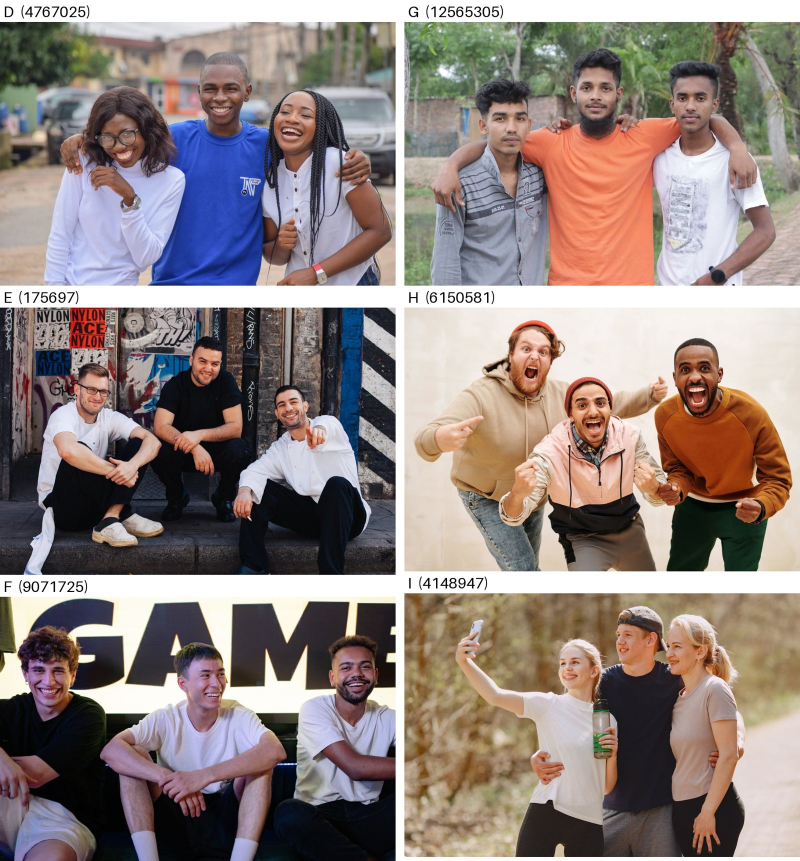
#> input picture artifacts/quality-sections/spec-v2/group-options-2.jpg, 1600 x 1721 px (shown at 1/2 size)
$ python place_spec.py group-options-2.jpg group-options-3.jpg
#> lines starting #> are read from the running program, lines starting #| are printed output that depends on the picture; after the words box and inside, x2 and y2 are one past the last pixel; in counts of white or black regions, pixels touching at a corner belong together; pictures that were not available may be replaced by others from this repository, and a replacement may not be noted
### artifacts/quality-sections/zoom-v2/place_logo.py
"""Print the real logo onto a worn shirt: same proportions on every frame.

Size: 0.73 of the collar's outer width. Position: centred on the shirt's centre
front (the lowest point of the collar curve), its top 0.59 logo widths below the
collar band, measured along the slanted centre line. Angle: the logo is rotated
to the slope of the shirt across the chest. It then bends with the fabric: the
ink is displaced along the shirt's own shading (folds), and takes the shirt's
light and shadow. Hands, straps and skin stay in front.
"""
import sys
import numpy as np
from PIL import Image, ImageFilter
sys.path.insert(0, __import__('os').path.dirname(__file__))
from printlay import LOGO, _bilinear


def _fblur(a, r, n=3):
    # float box blur repeated n times (close to a Gaussian), no 8-bit clipping
    for _ in range(n):
        p = np.pad(a, r, mode='edge').cumsum(0).cumsum(1)
        p = np.pad(p, ((1, 0), (1, 0)))
        k = 2 * r + 1
        a = (p[k:, k:] - p[:-k, k:] - p[k:, :-k] + p[:-k, :-k]) / (k * k)
    return a


def _logo_alpha(width):
    lg = Image.open(LOGO).convert('RGBA')
    a = np.array(lg)[..., 3]
    ys, xs = np.nonzero(a > 20)
    crop = lg.crop((xs.min(), ys.min(), xs.max() + 1, ys.max() + 1)).split()[3]
    s = width / crop.width
    return crop.resize((max(1, round(crop.width * s)), max(1, round(crop.height * s))), Image.LANCZOS)


def place(frame, front, collar_w, angle_deg, bend=3.5, out=None):
#> called with frame = 'group-options-2.jpg', front = (1155, 682), collar_w = 125, angle_deg = 0, bend = 2.5, out = 'group-options-3.jpg.tmp.png'
    im = Image.open(frame).convert('RGB')
#> im is the input picture: PIL image 1600x1721 RGB; mean R, G, B 144, 130.9, 126.8
    img = np.asarray(im, np.float32)
    H, W = img.shape[:2]
#> H = 1721; W = 1600
    Lw = 0.73 * collar_w
    la = _logo_alpha(Lw)
#> in _logo_alpha, `a = np.array(lg)[..., 3]`: a: shape (1721, 1600); every value is 255
#> in _logo_alpha, `return crop.resize((max(1, round(crop.width * s)), max(1, round(crop.h..`: returned value: PIL image 91x98 L; every value is 255
    lh = la.height
#> lh = 98
    th = np.radians(angle_deg)
    down = np.array([-np.sin(th), np.cos(th)])          # along the slanted centre line
    centre = np.array(front, float) + down * (0.59 * Lw + lh / 2)
#> centre = [1155, 784.8]
    # rotate (PIL rotates counter-clockwise for positive angles)
    rot = la.rotate(-angle_deg, resample=Image.BICUBIC, expand=True)
    alpha = np.zeros((H, W), np.float32)
    px, py = int(round(centre[0] - rot.width / 2)), int(round(centre[1] - rot.height / 2))
#> px = 1110; py = 736
    alpha[py:py + rot.height, px:px + rot.width] = np.asarray(rot, np.float32) / 255
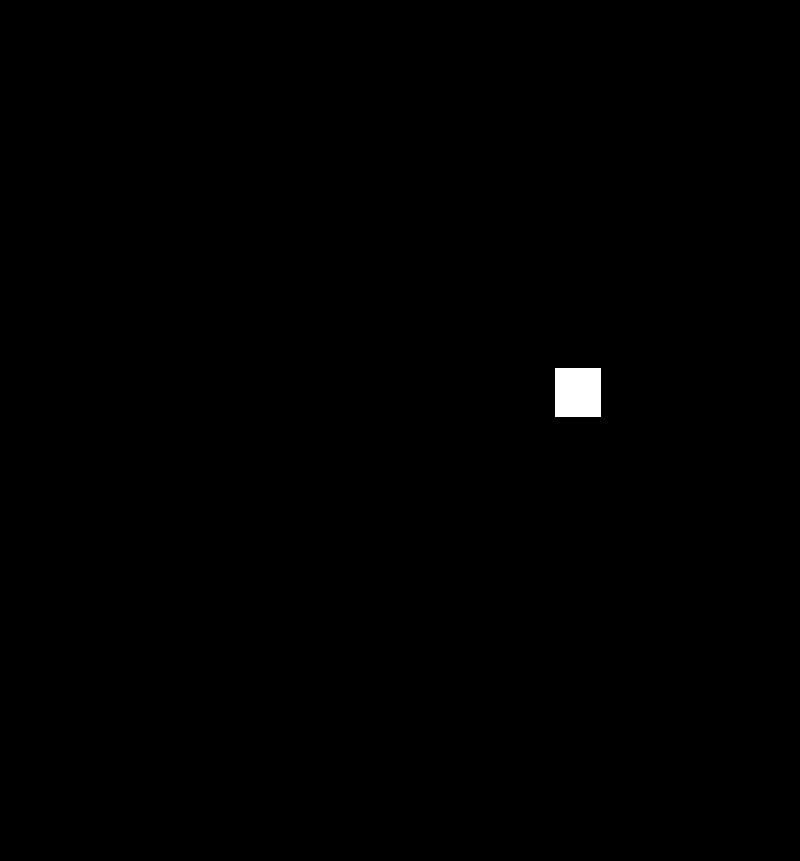
#> alpha: shape (1721, 1600) float32 (shown at 1/2 size); values 0 (black) and 1 (white), 0.32% white; 1 white region, box (x1, y1, x2, y2) and area: (1110, 736, 1201, 834) 8918
    # shirt mask: dark, neutral fabric
    lum = img.mean(2)
    shirt = ((lum < 85) & (img.max(2) - img.min(2) < 28)).astype(np.uint8) * 255
#> shirt: shape (1721, 1600); 22.8% white; 1486 white regions (1093 under 20 px), largest, box (x1, y1, x2, y2) and area: (81, 615, 791, 1150) 165597, (1031, 1321, 1489, 1714) 71799, (0, 1383, 297, 1721) 48777
    # close the fabric's light texture specks so the mask is solid cloth, then
    # keep only what is clearly not a hand, strap or skin
    solid = Image.fromarray(shirt).filter(ImageFilter.MaxFilter(9)).filter(ImageFilter.MinFilter(13))
#> solid: PIL image 1600x1721 L; 21.6% white; 208 white regions (80 under 20 px), largest, box (x1, y1, x2, y2) and area: (0, 617, 789, 1147) 211629, (1034, 1325, 1487, 1712) 69757, (0, 1275, 289, 1721) 53762
    # anything clearly not black cloth (skin, khaki straps, highlights on a hand),
    # grown by a few pixels, is always in front of the print
    notcloth = (((img.max(2) - img.min(2)) > 30) | (lum > 110)).astype(np.uint8) * 255
#> notcloth: shape (1721, 1600); 73.4% white; 1448 black regions (1026 under 20 px), largest, box (x1, y1, x2, y2) and area: (81, 615, 791, 1150) 199107, (1031, 1320, 1489, 1714) 74811, (0, 1383, 298, 1721) 51660
    notcloth = Image.fromarray(notcloth).filter(ImageFilter.MinFilter(3)).filter(ImageFilter.MaxFilter(11))
#> notcloth: PIL image 1600x1721 L; 81.2% white; 169 black regions (68 under 20 px), largest, box (x1, y1, x2, y2) and area: (87, 619, 787, 1146) 156594, (1036, 1327, 1405, 1710) 59823, (0, 1391, 284, 1721) 44384
    keep = (np.asarray(solid) > 0) & (np.asarray(notcloth) == 0)
#> keep: shape (1721, 1600) bool; 18.3% white; 147 white regions (62 under 20 px), largest, box (x1, y1, x2, y2) and area: (87, 619, 787, 1146) 155345, (1036, 1327, 1405, 1710) 59816, (0, 1391, 284, 1721) 43920
    shirt_m = np.asarray(Image.fromarray(keep.astype(np.uint8) * 255).filter(ImageFilter.GaussianBlur(1.2)), np.float32) / 255
    # bend with the folds: displacement from the shirt's own shading only
    fab = np.where(shirt > 0, lum, np.nan)
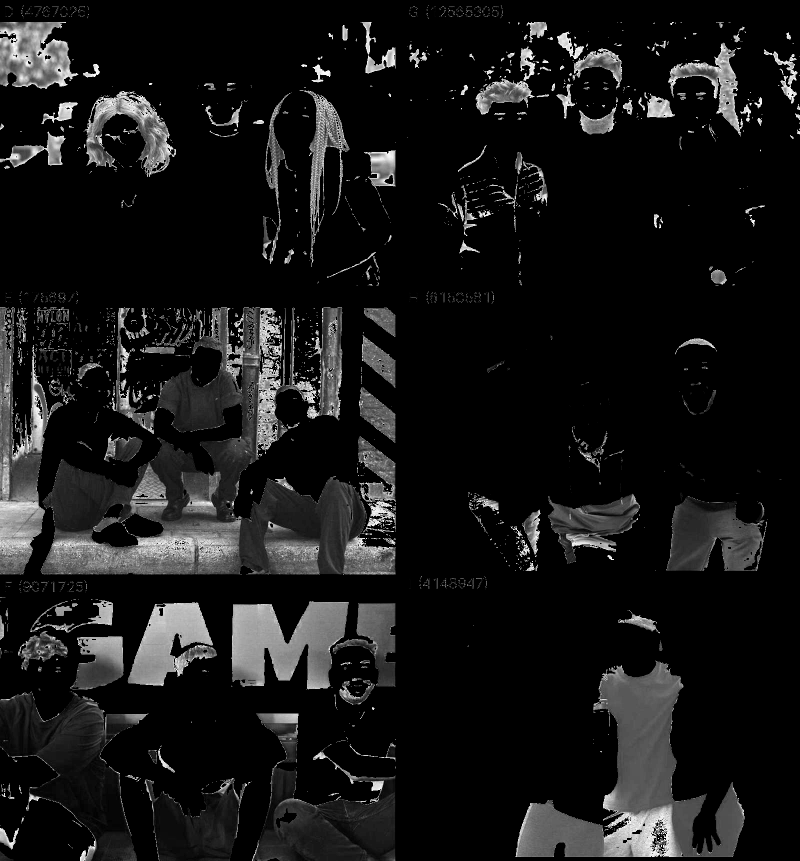
#> fab: shape (1721, 1600) float32 (shown at 1/2 size); 77.22% of the values are NaN or infinite; the others: min 0, max 84.67, mean 33.55; drawn with min black, max white, NaN and infinite black
    fill = np.nanmean(fab[max(0, py - 50):py + rot.height + 50, max(0, px - 50):px + rot.width + 50])
#> fill = 45.14
    fl = np.where(np.asarray(solid) > 0, lum, fill).astype(np.float32)
    sm = _fblur(fl.astype(np.float64), 9)
    gy, gx = np.gradient(sm)
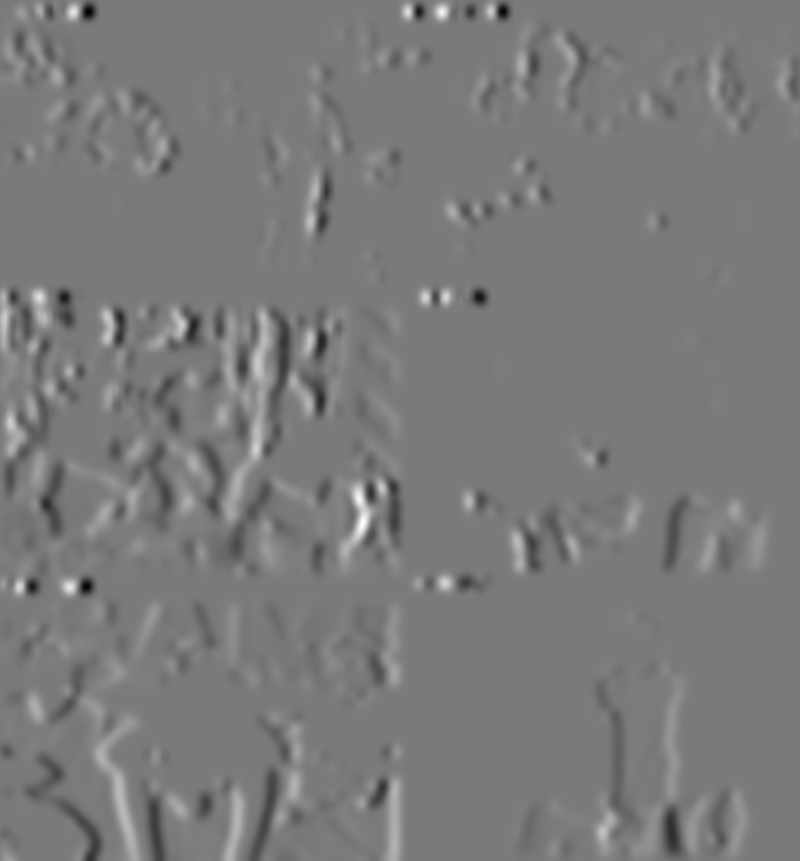
#> gx: shape (1721, 1600) float64 (shown at 1/2 size); min -3.31, max 3.56, mean 0.00143; drawn with min black and max white
    region = alpha > 0.01
    mag = np.percentile(np.hypot(gx, gy)[region], 95) if region.any() else 1
#> mag = 0
    dx, dy = gx / (mag + 1e-6) * bend, gy / (mag + 1e-6) * bend
    yy, xx = np.mgrid[0:H, 0:W].astype(np.float32)
    alpha = _bilinear(alpha, np.clip(xx - dx, 0, W - 1.001), np.clip(yy - dy, 0, H - 1.001))
    alpha = np.asarray(Image.fromarray((alpha * 255).astype(np.uint8)).filter(ImageFilter.GaussianBlur(0.55)), np.float32) / 255
    # fabric light and shadow on the ink, plus a little knit texture
    local = _fblur(fl.astype(np.float64), 12)
    ref = np.percentile(local[alpha > 0.5], 60) if (alpha > 0.5).any() else local.mean()
    shade = np.clip(0.92 + (local - ref) / 255 * 3.0, 0.62, 1.05)
    hp = lum - np.asarray(Image.fromarray(lum.astype(np.uint8)).filter(ImageFilter.GaussianBlur(2)), np.float32)
    tex = 1 + 0.006 * np.clip(hp, -12, 12)
    ink = np.stack([236 * shade, 234 * shade, 229 * shade], 2) * tex[..., None]
    a3 = (alpha * 0.95 * shirt_m)[..., None]
    res = img * (1 - a3) + np.clip(ink, 0, 255) * a3
    Image.fromarray(np.clip(res, 0, 255).astype(np.uint8)).save(out)
    return centre, Lw


# [2 lines that do not run on import are left out]

### artifacts/quality-sections/zoom-v2/printlay.py
"""Lay the real Peculiar People logo onto a generated garment photo as if printed.

The art is never drawn by the image model. This scales the white logo PNG to its
true printed size for the photo's scale, bends it slightly with the fabric folds
(displacement from the photo's own shading), lets the fabric's light and shadow
show through, and, at macro scale, lets the knit texture break up the ink a little
the way white ink sits on cotton. Used for every frame of the scroll zoom chain.
"""
import os
import numpy as np
from PIL import Image, ImageFilter

# The white logo the store header and the chest prints use (theme setting "logo",
# Peculiar People Logo - White.png), kept beside these scripts.
LOGO = os.path.join(os.path.dirname(os.path.abspath(__file__)), 'pp-logo-white.png')


def _ink_bbox(a):
    ys, xs = np.nonzero(a > 20)
    return xs.min(), ys.min(), xs.max() + 1, ys.max() + 1


def _bilinear(a, x, y):
    x0 = np.floor(x).astype(int); y0 = np.floor(y).astype(int)
#> after `y0 = np.floor(y).astype(int)`:
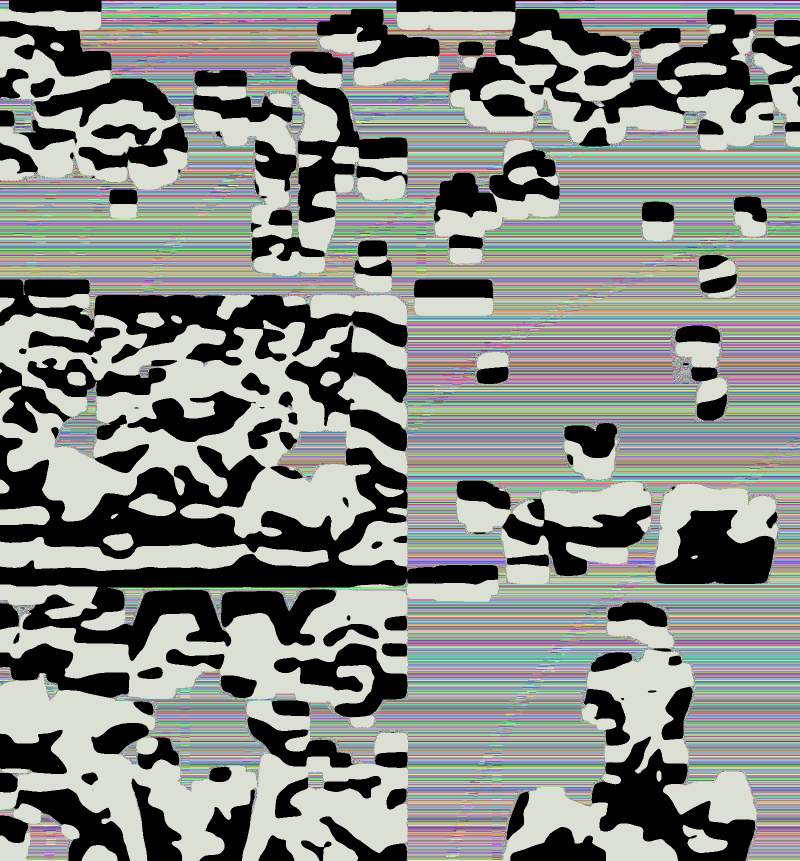
#> y0: shape (1721, 1600) int64 (shown at 1/2 size); 1720 distinct labels, from 0 to 1719; one colour per label, 0 black
    fx = x - x0; fy = y - y0
#> after `fy = y - y0`:
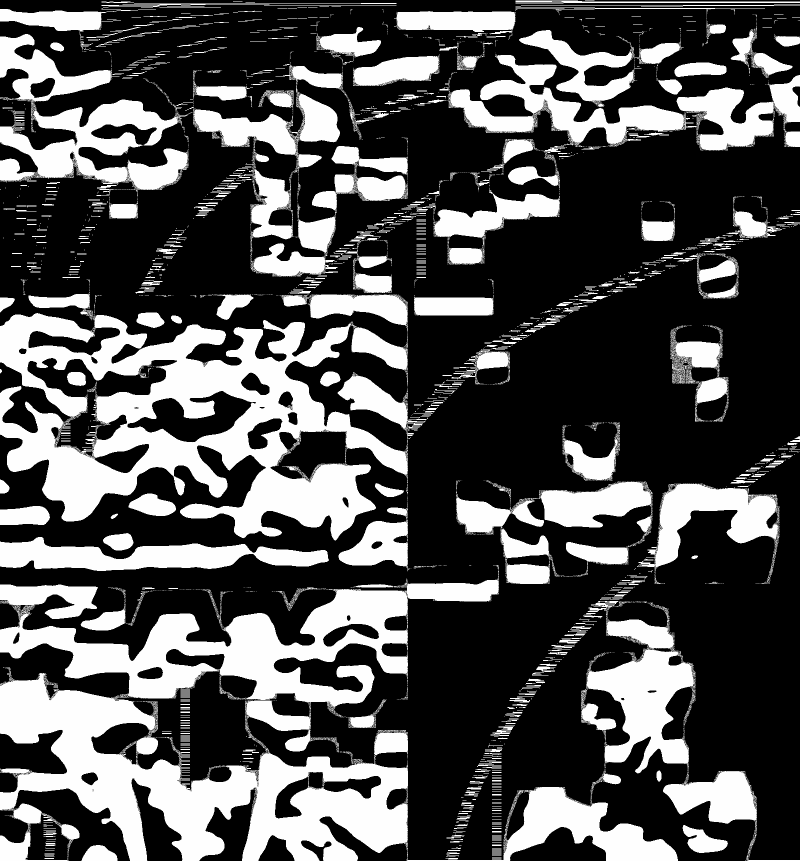
#> fy: shape (1721, 1600) float64 (shown at 1/2 size); min 0, max 1, mean 0.32
    return (a[y0, x0] * (1 - fx) * (1 - fy) + a[y0, x0 + 1] * fx * (1 - fy)
            + a[y0 + 1, x0] * (1 - fx) * fy + a[y0 + 1, x0 + 1] * fx * fy)
#> returned value: shape (1721, 1600) float64


# [114 lines left out: functions _box, _blur, lay, _dtg, not called in this run]

### artifacts/quality-sections/spec-v2/place_spec.py
"""Lay the real logo on the three garments in the spec overlay photo.

Input: the chosen GPT Image 2.5 render of Pexels 7972658 (2048x1360, plain black
blanks). Output: the same frame with the logo on each chest, placed by
zoom-v2/place_logo.py with the dive's proportions (0.73 of the collar width, top
0.59 logo widths below the collar band). Collars were measured on zoomed grids
of the render (grid.py).

place_logo keeps skin and straps in front on its own, but two things here are as
dark as the cloth: the hoodie's drawcords and the crewneck wearer's hair. Both are
put back in front of the print afterwards from the unprinted frame: the cords
from traced lines, the hair from its colour (hair is warm brown, the fabric a
slightly blue black, so red minus blue separates them). In the chosen frame her
hair was moved off the centre of her chest by a second render, so the hair mask
only matters at the edges.

Usage: python3 place_spec.py render.png out.png
"""
import os
import sys
import numpy as np
from PIL import Image, ImageDraw, ImageFilter

sys.path.insert(0, os.path.join(os.path.dirname(os.path.abspath(__file__)), '..', 'zoom-v2'))
from place_logo import place  # noqa: E402

# (name, centre front at the bottom of the collar band, collar outer width, angle)
GARMENTS = [
    ('tee', (1155, 682), 125, 0),
    ('crew', (1663, 651), 133, 0),
    ('hoodie', (551, 614), 150, 3),  # hood opening measured like a collar
]

# hoodie drawcords, centre line top to bottom, about 9 px wide
CORDS = [((514, 600), (503, 768)), ((590, 612), (584, 792))]
CREW_BOX = (1560, 640, 1760, 790)


def cords_mask(size):
    m = Image.new('L', size, 0)
    d = ImageDraw.Draw(m)
    for a, b in CORDS:
        d.line([a, b], fill=255, width=11)
    return np.asarray(m.filter(ImageFilter.GaussianBlur(1.2)), np.float32) / 255


def hair_mask(img):
    x0, y0, x1, y1 = CREW_BOX
    warm = img[..., 0] - img[..., 2]
    m = np.zeros(img.shape[:2], np.float32)
    region = np.clip((warm[y0:y1, x0:x1] - 0.5) / 4.0, 0, 1)
    m[y0:y1, x0:x1] = region
    m = Image.fromarray((m * 255).astype(np.uint8)).filter(ImageFilter.GaussianBlur(0.7))
    return np.asarray(m, np.float32) / 255


def main(src, out):
    tmp = out + '.tmp.png'
    cur = src
    for name, front, collar_w, angle in GARMENTS:
        place(cur, front, collar_w, angle, bend=2.5, out=tmp)
#> in place, `ref = np.percentile(local[alpha > 0.5], 60) if (alpha > 0.5).any() els..`: ref = 45.14
#> in place, `ink = np.stack([236 * shade, 234 * shade, 229 * shade], 2) * tex[..., ..`:
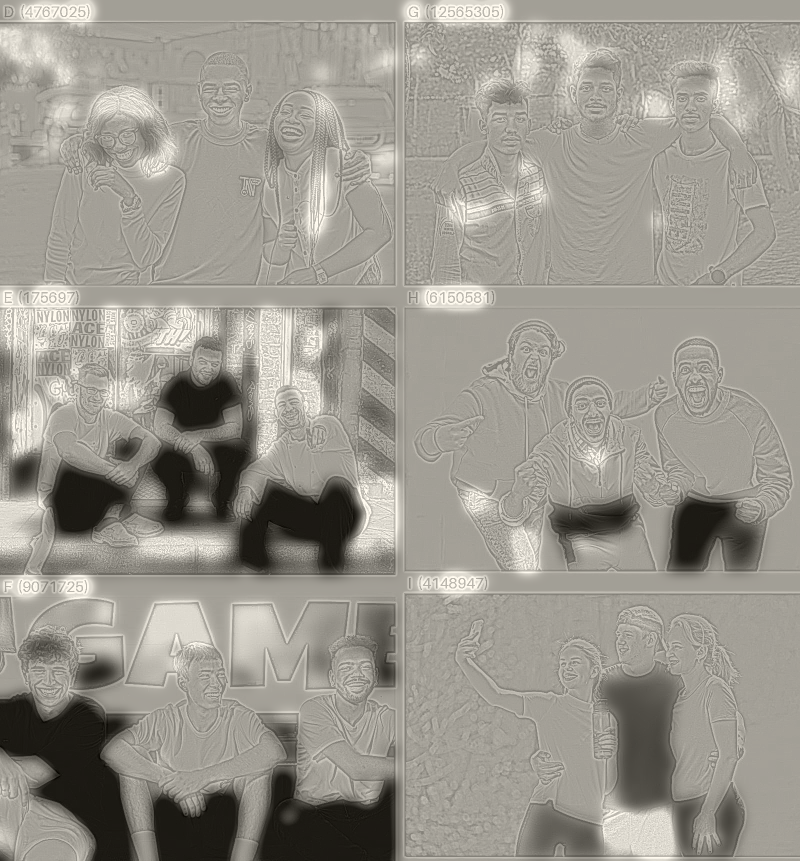
#> ink: shape (1721, 1600, 3) float64 (shown at 1/2 size); mean of channels 0, 1, 2 213.2, 211.4, 206.9; drawn with min black and max white
#> in place, `a3 = (alpha * 0.95 * shirt_m)[..., None]`: a3: shape (1721, 1600, 1) float32; every value is 0
        cur = tmp
    orig = np.asarray(Image.open(src).convert('RGB'), np.float32)
    printed = np.asarray(Image.open(tmp).convert('RGB'), np.float32)
    front = np.maximum(cords_mask((orig.shape[1], orig.shape[0])), hair_mask(orig))[..., None]
    res = printed * (1 - front) + orig * front
    Image.fromarray(np.clip(res, 0, 255).astype(np.uint8)).save(out)
    os.remove(tmp)


if __name__ == '__main__':
#> (the run stopped early here; a loop or call above may not have finished)
